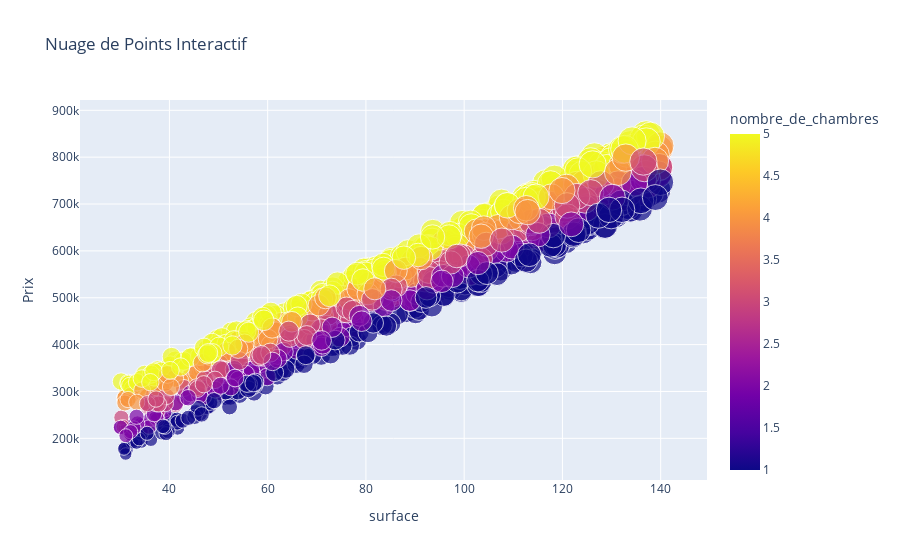

This figure's notebook cell:
### Code cell
# Nuage de points interactif
fig = px.scatter(data, x='surface', y='prix', color='nombre_de_chambres', size='prix',
                 hover_name='nombre_de_chambres', title='Nuage de Points Interactif', labels={'prix': 'Prix'})
fig.show()

### Figure 1 — Plotly figure (JSON) as saved in the notebook; plotly's stock layout.template omitted (floating-point values rounded to 4 significant figures; data arrays with more than 128 entries replaced by an {"elided": "..."} marker saying what was removed)
{"data": [{"hovertemplate": "<b>%{hovertext}</b><br><br>surface=%{x}<br>Prix=%{marker.size}<br>nombre_de_chambres=%{marker.color}<extra></extra>", "hovertext": {"elided": "1000 int values"}, "legendgroup": "", "marker": {"color": {"elided": "1000 int values"}, "coloraxis": "coloraxis", "size": {"elided": "1000 float values"}, "sizemode": "area", "sizeref": 2119.0, "symbol": "circle"}, "mode": "markers", "name": "", "orientation": "v", "showlegend": false, "type": "scatter", "x": {"elided": "1000 float values"}, "xaxis": "x", "y": {"elided": "1000 float values"}, "yaxis": "y"}], "layout": {"coloraxis": {"colorbar": {"title": {"text": "nombre_de_chambres"}}, "colorscale": [[0, "#0d0887"], [0.1111, "#46039f"], [0.2222, "#7201a8"], [0.3333, "#9c179e"], [0.4444, "#bd3786"], [0.5556, "#d8576b"], [0.6667, "#ed7953"], [0.7778, "#fb9f3a"], [0.8889, "#fdca26"], [1, "#f0f921"]]}, "legend": {"itemsizing": "constant", "tracegroupgap": 0}, "title": {"text": "Nuage de Points Interactif"}, "xaxis": {"anchor": "y", "domain": [0, 1], "title": {"text": "surface"}}, "yaxis": {"anchor": "x", "domain": [0, 1], "title": {"text": "Prix"}}}}
